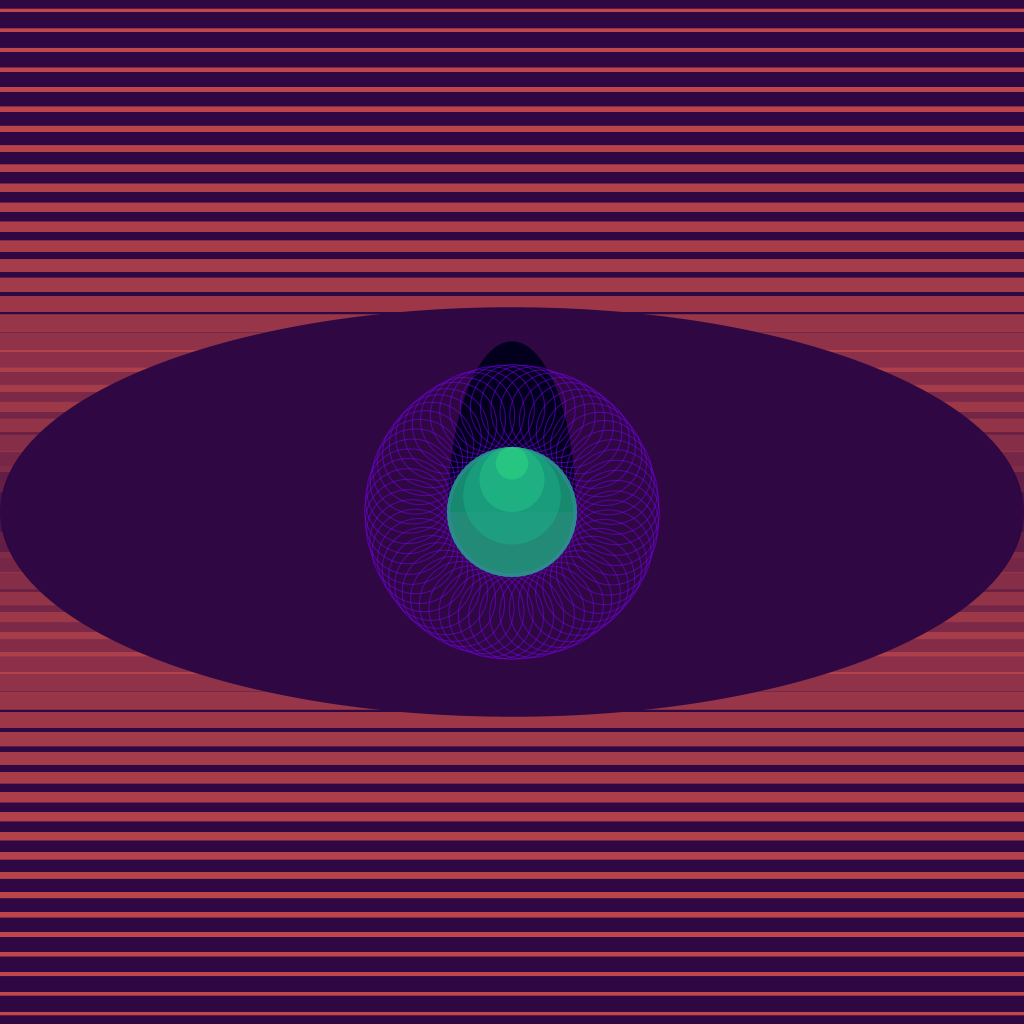
Frame 1 (no input)
Frame 2 (the mouse pressed at the canvas centre, redrawn once): identical to frame 1, image omitted

The Processing sketch that drew this single still picture (run headless with seeded random() and noise(); the mouse was pressed at the canvas centre and the sketch redrawn once):

// Processing sketch: blind
// ── blind.pde
float angle=0, ego_r;
void setup() 
{
  size(1024, 1024);
  background(#2F0743);
  translate(width/2,height/2);
  ego_r=width/40;
  
  blinds();
  eye();
  petals();
  eyeball();
  
  noLoop();
}
void draw()
{
  save("blinds.png");
}
void petals()
{
  if (angle<360)
  {
  float r1=height/12, r2=width/12;
  //print(ego_r);
  stroke(#7F00FF,128);
  strokeWeight(1);
  noFill();
  ellipseMode(CORNER);
  rotate(radians(angle));
  ellipse(ego_r/4,2*ego_r,r2,r1);
  angle+=2.8125*2;
  petals();
  }
  //if (angle>360) 
  //angle=0;
}

void eyeball()
{
  float radius=5.2*ego_r;
  int i=0;
  ellipseMode(CENTER);
  fill(#38ef7d,128);
  noStroke();
  ellipse(0,0,radius,radius);
  //ellipseMode(CORNER);
  //ellipse(0,radius/4,radius/2,radius/2);
  translate(0,radius/2);
  for(i=4;i>=1;i--)
  {
    fill(lerpColor(#38ef7d,#11998e,map(i,0,4,0,1)),128);
    //print(radius);
    //arc(0,0,radius,radius/i,PI,2*PI);
    ellipse(0,-radius/8*i,i*radius/4,i*radius/4);
  }
}

void eye()
{
  
  //fill(#53346D,255);
  noStroke();
  float radius=width/2;
  ellipseMode(RADIUS);
  fill(#2F0743,255);
  arc(0,0,2*radius/2,radius/2.5,PI,2*PI);
  arc(0,0,2*radius/2,radius/2.5,0,PI);
  fill(#03001e,255);

  arc(0,0,radius/8,radius/3,PI,2*PI);

}
void blinds()
{
  //fill(#03001e,255);
  noStroke();
  fill(#c94b4b,128);
  //int weight=2;
  //stroke(#c94b4b);
  //strokeWeight(weight);
  //rect(-width/2,0,width,height/2);
  float tall=height/20;
  // For the bottom
  for (float i=-20;tall>1;i+=20)
  {
    print(tall);
    fill(#c94b4b,map(tall,height/20,1,10,255));
      rect(-width/2,i,width,tall);
      tall-=tall/10;

  }
  
  //For the top
  tall=height/20;
  for (float i=-20;tall>1;i+=20)
  {
    print(tall);
    fill(#c94b4b,map(tall,height/20,1,10,255));
      rect(-width/2,-i,width,-tall);
      tall-=tall/10;

  }

}
